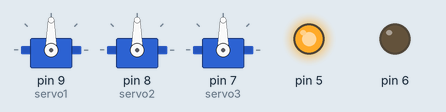
This sketch was run on a simulated Arduino Uno, built with avr-gcc and run on an emulated ATmega328P. On the bench: 3 × servo, output pins drawn as LEDs (lit = HIGH).

Above: at 0.05 s.
At 1.1 s:
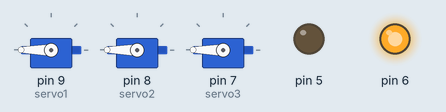
At 2.15 s:
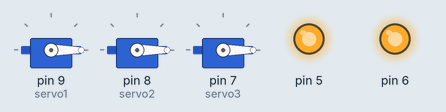
At 4.25 s:
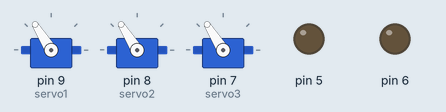
At 6.35 s:
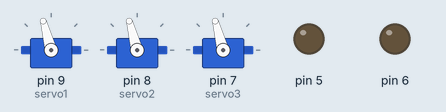
At 8.45 s:
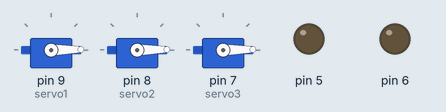
Timing chart, 0 to 11.0 s (numbered marks = the images above):
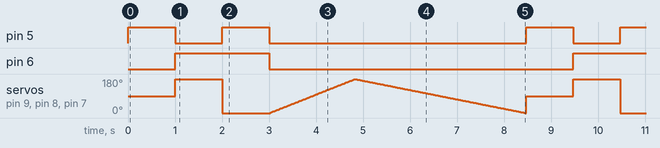

Measured:
- by itself, pin 5: repeats every 8.5 s: LOW 1.0 s, HIGH 1.0 s, LOW 5.5 s, HIGH 1.0 s
- by itself, pin 6: alternates HIGH for 2.0 s and LOW for 6.5 s
- by itself, servo on pin 9 (servo1), servo on pin 8 (servo2), servo on pin 7 (servo3): moves between 0° and 180°, repeating every 8.5 s

The sketch:

Weather_Clock_Sketch.ino
```cpp
/*
SparkFun Inventor's Kit
Example sketch 08

SINGLE SERVO

  Sweep a servo back and forth through its full range of motion.

  A "servo", short for servomotor, is a motor that includes
  feedback circuitry that allows it to be commanded to move to
  specific positions. This one is very small, but larger servos
  are used extensively in robotics to control mechanical arms,
  hands, etc. You could use it to make a (tiny) robot arm,
  aircraft control surface, or anywhere something needs to be
  moved to specific positions.

Hardware connections:

  The servo has a cable attached to it with three wires.
  Because the cable ends in a socket, you can use jumper wires
  to connect between the Arduino and the servo. Just plug the
  jumper wires directly into the socket.

  Connect the RED wire (power) to 5 Volts (5V)
  Connect the WHITE wire (signal) to digital pin 9
  Connect the BLACK wire (ground) to ground (GND)

  Note that servos can use a lot of power, which can cause your
  Arduino to reset or behave erratically. If you're using large
  servos or many of them, it's best to provide them with their
  own separate 5V supply. See this Arduino Forum thread for info:
  http://www.arduino.cc/cgi-bin/yabb2/YaBB.pl?num=1239464763

This sketch was written by SparkFun Electronics,
with lots of help from the Arduino community.
This code is completely free for any use.
Visit http://learn.sparkfun.com/products/2 for SIK information.
Visit http://www.arduino.cc to learn about the Arduino.

Version 2.0 6/2012 MDG
*/


// If we had to write a sketch to control a servo from scratch,
// it would be a lot of work. Fortunately, others have done the
// hard work for you. We're going to include a "library"
// that has the functions needed to drive servos.

// A library is an set of additional functions you can add to
// your sketch. Numerous libraries are available for many uses,
// see http://arduino.cc/en/Reference/Libraries for information
// on the standard libraries, and Google for others. When you're
// using a new part, chances are someone has written a library
// for it.

#include <Servo.h>  // servo library

// Once you "include" a library, you'll have access to those
// functions. You can find a list of the functions in the servo
// library at: http://arduino.cc/en/Reference/Servo
// Most libraries also have example sketches you can load from
// the "file/examples" menu.

// Now we'll create a servo "object", called myservo. You should
// create one of these for each servo you want to control.
// You can control a maximum of twelve servos on the Uno
// using this library. (Other servo libraries may let you
// control more). Note that this library disables PWM on
// pins 9 and 10!

Servo servo1;  // servo control object
Servo servo2;
Servo servo3;

void setup()
{
  // We'll now "attach" the servo1 object to digital pin 9.
  // If you want to control more than one servo, attach more
  // servo objects to the desired pins (must be digital).

  // Attach tells the Arduino to begin sending control signals
  // to the servo. Servos require a continuous stream of control
  // signals, even if you're not currently moving them.
  // While the servo is being controlled, it will hold its
  // current position with some force. If you ever want to
  // release the servo (allowing it to be turned by hand),
  // you can call servo1.detach().

  servo1.attach(9);
  servo2.attach(8);
  servo3.attach(7);

  pinMode(5,OUTPUT);
  pinMode(6,OUTPUT);

}


void loop()
{
  int position;

  // To control a servo, you give it the angle you'd like it
  // to turn to. Servos cannot turn a full 360 degrees, but you
  // can tell it to move anywhere between 0 and 180 degrees.

  // Change position at full speed:

  servo1.write(90);    // Tell servo to go to 90 degrees
  servo2.write(90);
  servo3.write(90);
  digitalWrite(5, HIGH);
  digitalWrite(6, LOW);

  delay(1000);         // Pause to get it time to move

  servo1.write(180);   // Tell servo to go to 180 degrees
  servo2.write(180);
  servo3.write(180);
  digitalWrite(6, HIGH);
  digitalWrite(5, LOW);

  delay(1000);         // Pause to get it time to move

  servo1.write(0);     // Tell servo to go to 0 degrees
  servo2.write(0);
  servo3.write(0);
  digitalWrite(5, HIGH);
  digitalWrite(6, HIGH);

  delay(1000);         // Pause to get it time to move

  // Change position at a slower speed:

  // To slow down the servo's motion, we'll use a for() loop
  // to give it a bunch of intermediate positions, with 20ms
  // delays between them. You can change the step size to make
  // the servo slow down or speed up. Note that the servo can't
  // move faster than its full speed, and you won't be able
  // to update it any faster than every 20ms.

  // Tell servo to go to 180 degrees, stepping by two degrees

  digitalWrite(5, LOW);
  digitalWrite(6, LOW);

  for(position = 0; position < 180; position += 2)
  {
    servo1.write(position);  // Move to next position
    servo2.write(position);
    servo3.write(position);
    delay(20);               // Short pause to allow it to move
  }

  // Tell servo to go to 0 degrees, stepping by one degree

  for(position = 180; position >= 0; position -= 1)
  {
    servo1.write(position);  // Move to next position
    servo2.write(position);
    servo3.write(position);
    delay(20);               // Short pause to allow it to move
  }
}
```
